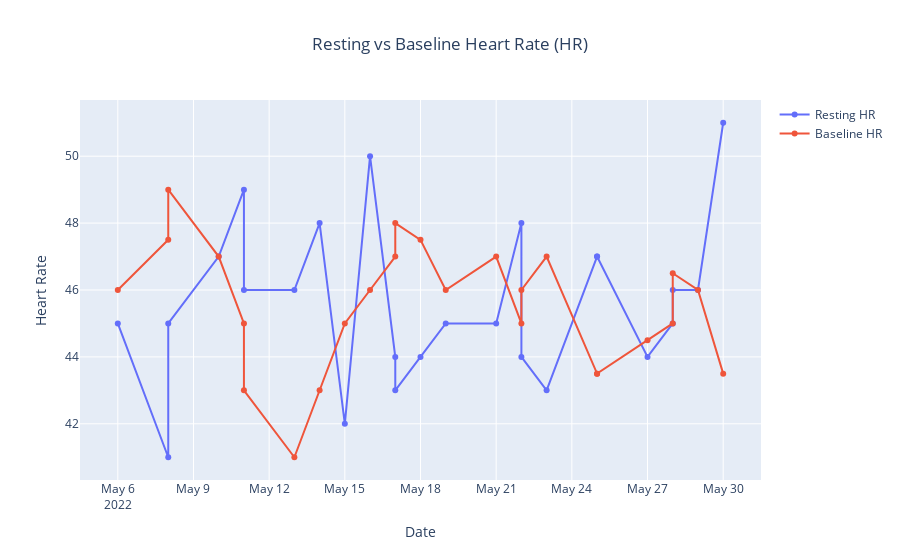

Write notebook code for a chart like this one.
### Markdown cell above
### Resting HR vs Baseline HR
> resting_base_HR() in VisableWhoop

### Code cell
fig = go.Figure()

fig.add_trace(go.Scatter(
x=df.ds_date,
y=df["resting_heart_rate"],
mode="markers+lines",
name = "Resting HR",
text = df['resting_heart_rate'].astype('string'),
hoverinfo = 'text'))

fig.add_trace(go.Scatter(
x=df.ds_date,
y=df["hr_baseline"],
mode="markers+lines",
name = "Baseline HR",
text = df['hr_baseline'].astype('string'),
hoverinfo = 'text'))

fig.update_layout(title_text='Resting vs Baseline Heart Rate (HR)', title_x=0.5)
fig.update_xaxes(title='Date')
fig.update_yaxes(title='Heart Rate')

### Figure 1 — Plotly figure (JSON) as saved in the notebook; plotly's stock layout.template omitted (floating-point values rounded to 4 significant figures)
{"data": [{"hoverinfo": "text", "mode": "markers+lines", "name": "Resting HR", "text": ["45", "41", "45", "47", "49", "46", "46", "48", "42", "50", "44", "43", "44", "45", "45", "48", "44", "43", "47", "47", "44", "45", "46", "46", "51"], "type": "scatter", "x": ["2022-05-06", "2022-05-08", "2022-05-08", "2022-05-10", "2022-05-11", "2022-05-11", "2022-05-13", "2022-05-14", "2022-05-15", "2022-05-16", "2022-05-17", "2022-05-17", "2022-05-18", "2022-05-19", "2022-05-21", "2022-05-22", "2022-05-22", "2022-05-23", "2022-05-25", "2022-05-25", "2022-05-27", "2022-05-28", "2022-05-28", "2022-05-29", "2022-05-30"], "y": [45, 41, 45, 47, 49, 46, 46, 48, 42, 50, 44, 43, 44, 45, 45, 48, 44, 43, 47, 47, 44, 45, 46, 46, 51]}, {"hoverinfo": "text", "mode": "markers+lines", "name": "Baseline HR", "text": ["46.0", "47.5", "49.0", "47.0", "45.0", "43.0", "41.0", "43.0", "45.0", "46.0", "47.0", "48.0", "47.5", "46.0", "47.0", "45.0", "46.0", "47.0", "43.5", "43.5", "44.5", "45.0", "46.5", "46.0", "43.5"], "type": "scatter", "x": ["2022-05-06", "2022-05-08", "2022-05-08", "2022-05-10", "2022-05-11", "2022-05-11", "2022-05-13", "2022-05-14", "2022-05-15", "2022-05-16", "2022-05-17", "2022-05-17", "2022-05-18", "2022-05-19", "2022-05-21", "2022-05-22", "2022-05-22", "2022-05-23", "2022-05-25", "2022-05-25", "2022-05-27", "2022-05-28", "2022-05-28", "2022-05-29", "2022-05-30"], "y": [46, 47.5, 49, 47, 45, 43, 41, 43, 45, 46, 47, 48, 47.5, 46, 47, 45, 46, 47, 43.5, 43.5, 44.5, 45, 46.5, 46, 43.5]}], "layout": {"title": {"text": "Resting vs Baseline Heart Rate (HR)", "x": 0.5}, "xaxis": {"title": {"text": "Date"}}, "yaxis": {"title": {"text": "Heart Rate"}}}}
